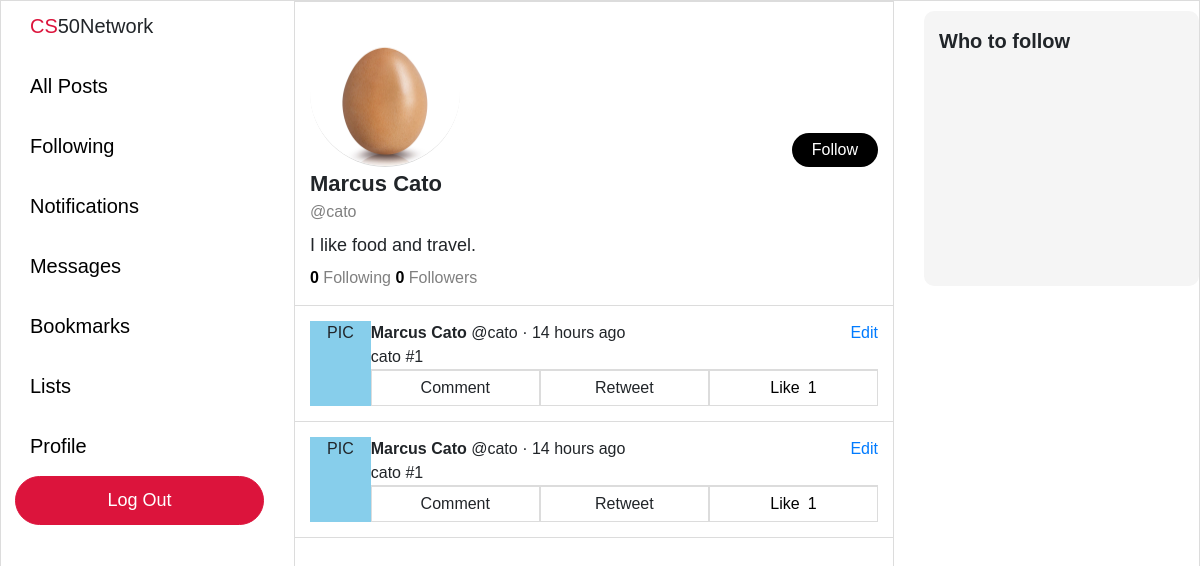
Screenshot of /profile/cato (signed in) with the database file from the repository.
### network/models.py (models this page shows, shortened)
class User(AbstractUser):
    pass

class Post(models.Model):
    user = models.ForeignKey("User", on_delete=models.CASCADE, related_name="posts")
    body = models.TextField(blank=True, max_length=280)
    likes = models.ManyToManyField("User", blank=True, related_name="likes")
    timestamp = models.DateTimeField(auto_now_add=True)
    def get_time(self):
        return humanize.naturaltime(self.timestamp)
    def total_likes(self):
        return self.likes.count()

### network/views.py (the view)
# urls.py: path("profile/<str:username>", views.profile, name="profile"),
def profile(request, username):
    current_user = User.objects.get(username=request.user)
    viewed_user = User.objects.get(username=username)
    viewed_user_posts = viewed_user.posts.all().order_by('-timestamp')
    viewed_following = viewed_user.following.all()
    viewed_followers = viewed_user.followers.all()
    currently_followed = False
    current_following = current_user.following.all()
    for followed in current_following:
        if viewed_user == followed.following:
            currently_followed = True
            break
    context = {
        "currently_followed": currently_followed,
        "following_count": viewed_following.count(),
        "follower_count": viewed_followers.count(),
        "viewed_user": viewed_user,
        "viewed_user_posts": viewed_user_posts,
    }
    return render(request, "network/profile.html", context)

### network/templates/network/profile.html (shortened to what this page needs)
{% extends "network/layout.html" %}
{% load static %}
{% block body %}
    {% if user.is_authenticated %}
    <div class="profile-container">
        <div class="profile-top">
            <div class="image-container">
                <img src="{% static 'images/default-profile.jpeg' %}">
            </div>
            {% if request.user.username != viewed_user.username %}
                {% if currently_followed == False %}
                <div class="follow-button-container">
                    <button class="toggle-follow-button" id="follow" value="{{ viewed_user.username }}">Follow</button>
                </div>
                {% else %}
                <div class="follow-button-container">
                    <button class="toggle-follow-button" id="unfollow" value="{{ viewed_user.username }}">Following</button>
                </div>
                {% endif %}
            {% endif %}
        </div>
        <div class="profile-bio-container">
            <div style="font-size: 22px"><strong>{{ viewed_user.first_name }} {{ viewed_user.last_name }}</strong></div>
            <div style="font-size: 16px; color: gray">@{{ viewed_user.username }}</div>
            <div class="profile-bio">
                I like food and travel.
            </div>
        </div>
        <div class="profile-following">
            <span class="following-count">{{ following_count }}</span> Following <span class="follower-count">{{ follower_count }}</span> Followers
        </div>
    </div>
    {% for post in viewed_user_posts %}
    <div class="post-outer-container">
        <div class="post-container">
            <div class="profile-pic">
                PIC
            </div>
            <div class="post-body-container">
                <div class="post-body-top">
                    <div>
                        <b>{{ post.user.first_name }} {{ post.user.last_name }}</b> @{{ post.user.username }}</a> · {{ post.get_time }}
                    </div>
                    <a class="edit" href=""#>Edit</a>
                </div>
                <div class="post-body">
                    {{ post.body }}
                </div>
                {% if user.is_authenticated %}
                <div class="post-options">
                    <li>Comment</li>
                    <li>Retweet</li>
                    {% if request.user in post.likes.all %}
                    <li class="like-container" id="liked" value="{{ post.id }}">
                        <div class="like">Like</div>
                            <div class="like-count">{{ post.total_likes }}</div>
                    </li>
                    {% else %}
                    <li class="like-container" id="not-liked" value="{{ post.id }}">
                        <div class="like">Like</div>
                            <div class="like-count">{{ post.total_likes }}</div>
                    </li>
                    {% endif %}
                </div>
                {% endif %}
            </div>
        </div>
    </div>
    {% endfor %}
    {% endif %}
{% endblock %}

### network/static/network/styles.css (style rules this page uses)
body { border: 1px solid gainsboro; display: grid; font-family: Arial, Helvetica, sans-serif; font-size: 18px; grid-template-columns: 2fr minmax(400px, 600px) 2fr; grid-template-rows: 1fr; height: 100vh; width: 100vw; overflow: hidden; }
.post-outer-container { border-bottom: 1px solid gainsboro; padding: 15px; }
.post-container { background-color: white; display: flex; font-size: 16px; height: auto; width: 100%; }
.profile-pic { text-align: center; width: 68px; background-color: skyblue; }
.post-body-container { width: 100%; }
.post-body-top { display: flex; justify-content: space-between; }
.post-options { border-top: 1px solid gainsboro; display: flex; justify-content: space-around; }
.post-options li { border: 1px solid gainsboro; list-style: none; padding: 5px 0 5px 0; text-align: center; width: 100%; }
.like-container { display: flex; justify-content: center; }
.like { margin-right: 4px; }
.like-count { margin-left: 4px; }
#not-liked { color: black; }
.profile-container { padding: 15px; border-top: 1px solid gainsboro; border-bottom: 1px solid gainsboro; }
.profile-top { display: flex; justify-content: space-between; }
.image-container img { border-bottom: 1px solid gainsboro;; border-radius: 100%; height: 150px; width: 150px; }
.follow-button-container { display: block; margin-top: auto; }
#follow { background-color: black; border: none; border-radius: 25px; color: white; font-size: 16px; padding: 5px 20px 5px 20px; }
#follow { outline: none; }
.profile-bio { padding: 7.5px 0 7.5px 0; }
.profile-following { font-size: 16px; color: gray; }
.follower-count, .following-count { font-weight: bold; color: black; }

### rows the page displays
User: first_name "Marcus", last_name "Cato", username "cato"
Post: user.first_name "Marcus", user.last_name "Cato", user.username "cato", get_time "14 hours ago", body "cato #1", total_likes "1"
Post: user.first_name "Marcus", user.last_name "Cato", user.username "cato", get_time "14 hours ago", body "cato #1", total_likes "1"

### other values shown
{{ following_count }} "0"
{{ follower_count }} "0"
